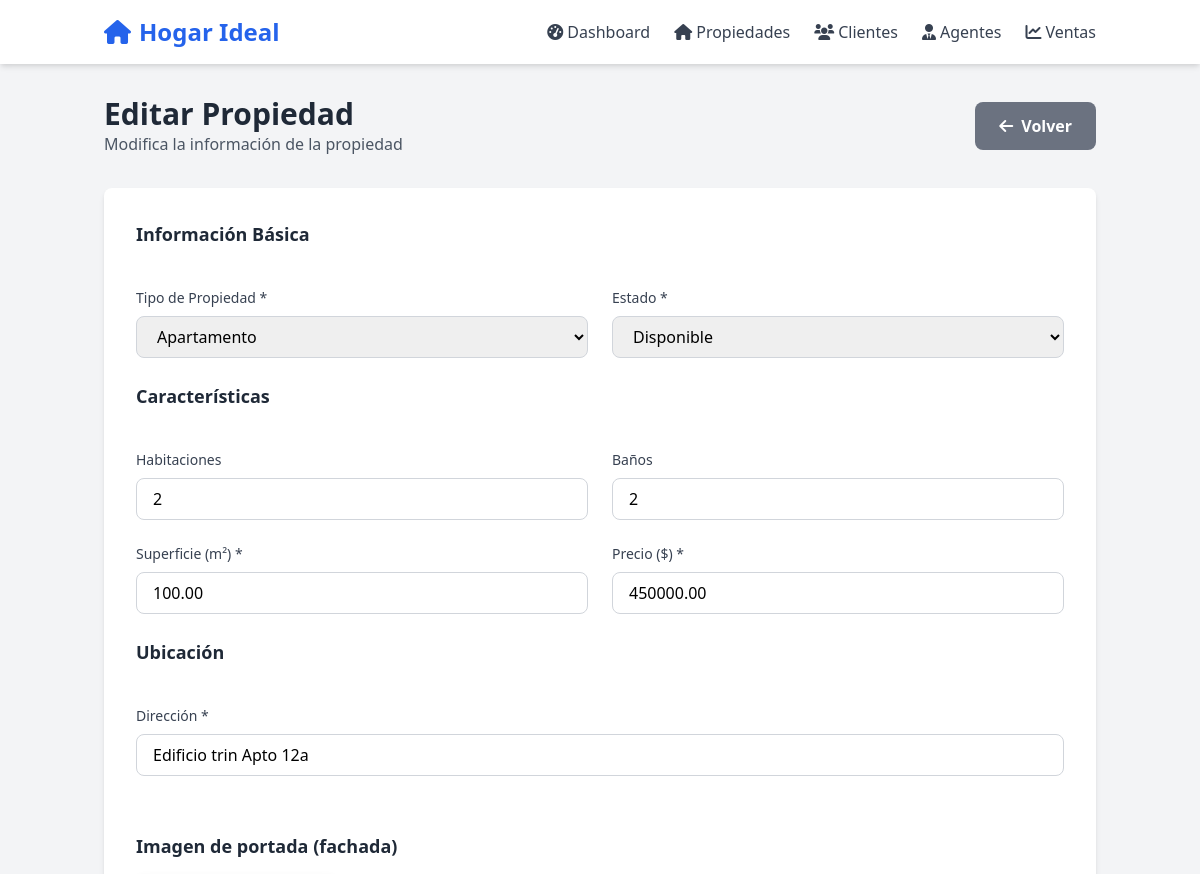
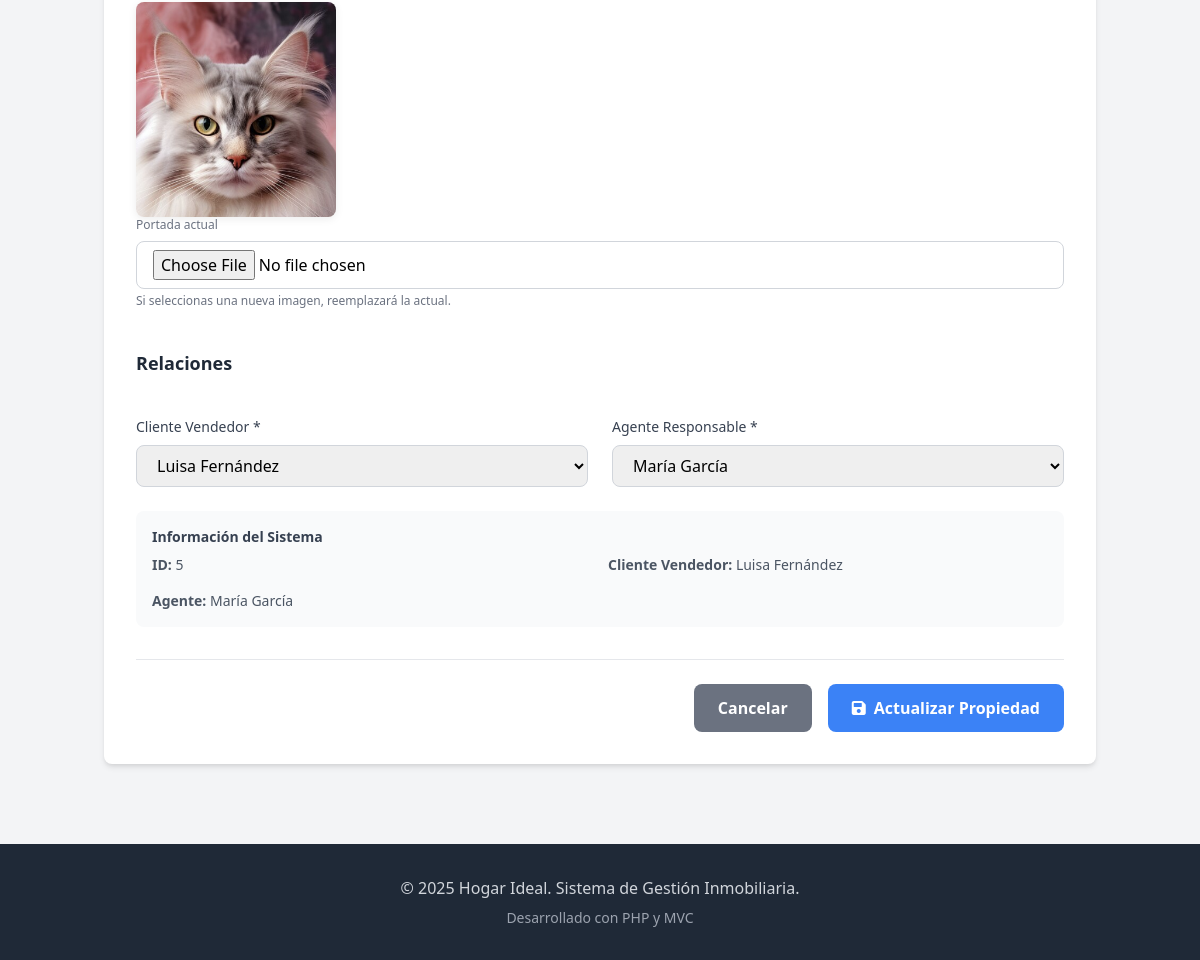
The page /index.php?controller=propiedad&action=edit&id=5 on the database its author committed (2 pictures, top to bottom).
### tables this page shows
CREATE TABLE `propiedad` (
  `id_propiedad` int NOT NULL,
  `tipo` enum('casa','apartamento','terreno','local') NOT NULL,
  `direccion` varchar(200) NOT NULL,
  `habitaciones` int DEFAULT NULL,
  `banos` int DEFAULT NULL,
  `superficie` decimal(10,2) NOT NULL,
  `precio` decimal(12,2) NOT NULL,
  `portada` varchar(255) DEFAULT NULL,
  `estado` enum('disponible','vendida') DEFAULT 'disponible',
  `id_cliente_vendedor` int NOT NULL,
  `id_agente` int NOT NULL
);

CREATE TABLE `cliente` (
  `id_cliente` int NOT NULL,
  `nombre_completo` varchar(100) NOT NULL,
  `direccion` varchar(200) NOT NULL,
  `telefono` varchar(20) NOT NULL,
  `email` varchar(100) DEFAULT NULL,
  `tipo` enum('Comprador','Vendedor','Ambos') NOT NULL
);

CREATE TABLE `agente` (
  `id_agente` int NOT NULL,
  `nombre_completo` varchar(100) NOT NULL,
  `telefono` varchar(20) NOT NULL,
  `email` varchar(100) DEFAULT NULL,
  `zona_asignada` varchar(50) NOT NULL,
  `activo` tinyint(1) DEFAULT '1'
);

### controllers/PropiedadController.php (called while the page is built, shortened)
<?php
require_once 'models/Propiedad.php';
class PropiedadController {
    private $propiedadModel;
    public function __construct() {
        $this->propiedadModel = new Propiedad();
    }
    public function edit($id) {
        $propiedad = $this->propiedadModel->getById($id);
        $agentes = $this->propiedadModel->getAgentes();
        $clientesVendedores = $this->propiedadModel->getClientesVendedores();
        include 'views/propiedades/edit.php';
    }
}
?>

### includes/functions.php (called while the page is built, shortened)
<?php
function url($controller, $action = 'index', $id = null) {
    $url = "index.php?controller={$controller}&action={$action}";
    if ($id !== null) {
        $url .= "&id={$id}";
    }
    return $url;
}
?>

### models/Propiedad.php (called while the page is built, shortened)
<?php
require_once 'config/database.php';
class Propiedad {
    private $pdo;
    public function __construct() {
        global $pdo;
        $this->pdo = $pdo;
    }
    public function getById($id) {
        $stmt = $this->pdo->prepare("SELECT p.*, c.nombre_completo as cliente_vendedor, a.nombre_completo as agente_nombre
        FROM propiedad p
        LEFT JOIN cliente c ON p.id_cliente_vendedor = c.id_cliente
        LEFT JOIN agente a ON p.id_agente = a.id_agente
        WHERE p.id_propiedad = ?");
        $stmt->execute([$id]);
        return $stmt->fetch(PDO::FETCH_ASSOC);
    }
    public function getAgentes() {
        $stmt = $this->pdo->query("SELECT id_agente, nombre_completo FROM agente ORDER BY nombre_completo");
        return $stmt->fetchAll(PDO::FETCH_ASSOC);
    }
    public function getClientesVendedores() {
        $stmt = $this->pdo->query("SELECT id_cliente, nombre_completo FROM cliente WHERE tipo IN ('Vendedor', 'Ambos') ORDER BY nombre_completo");
        return $stmt->fetchAll(PDO::FETCH_ASSOC);
    }
}
?>

### views/propiedades/edit.php (the view, shortened to what this page needs)
<div class="container mx-auto px-4 py-8">
    <div class="flex justify-between items-center mb-8">
        <div>
            <h1 class="text-3xl font-bold text-gray-800">Editar Propiedad</h1>
            <p class="text-gray-600">Modifica la información de la propiedad</p>
        </div>
        <a href="<?= url('propiedad', 'index') ?>"
        class="bg-gray-500 hover:bg-gray-600 text-white px-6 py-3 rounded-lg font-semibold transition-colors">
            <i class="fas fa-arrow-left mr-2"></i>Volver
        </a>
    </div>
    <div class="bg-white rounded-lg shadow-md p-8">
        <form method="POST" action="<?= url('propiedad', 'update', $propiedad['id_propiedad']) ?>" enctype="multipart/form-data">
            <div class="grid grid-cols-1 md:grid-cols-2 gap-6">
                <div class="md:col-span-2">
                    <h3 class="text-lg font-semibold text-gray-800 mb-4">Información Básica</h3>
                </div>
                <div>
                    <label for="tipo" class="block text-sm font-medium text-gray-700 mb-2">Tipo de Propiedad *</label>
                    <select id="tipo" name="tipo" required
                            class="w-full border border-gray-300 rounded-lg px-4 py-2 focus:outline-none focus:ring-2 focus:ring-blue-500">
                        <option value="apartamento" <?php echo $propiedad['tipo'] === 'apartamento' ? 'selected' : ''; ?>>Apartamento</option>
                    </select>
                </div>
                <div>
                    <label for="estado" class="block text-sm font-medium text-gray-700 mb-2">Estado *</label>
                    <select id="estado" name="estado" required
                            class="w-full border border-gray-300 rounded-lg px-4 py-2 focus:outline-none focus:ring-2 focus:ring-blue-500">
                        <option value="disponible" <?php echo $propiedad['estado'] === 'disponible' ? 'selected' : ''; ?>>Disponible</option>
                    </select>
                </div>
                <div class="md:col-span-2">
                    <h3 class="text-lg font-semibold text-gray-800 mb-4">Características</h3>
                </div>
                <div>
                    <label for="habitaciones" class="block text-sm font-medium text-gray-700 mb-2">Habitaciones</label>
                    <input type="number" id="habitaciones" name="habitaciones" min="0"
                        value="<?php echo $propiedad['habitaciones']; ?>"
                        class="w-full border border-gray-300 rounded-lg px-4 py-2 focus:outline-none focus:ring-2 focus:ring-blue-500">
                </div>
                <div>
                    <label for="banos" class="block text-sm font-medium text-gray-700 mb-2">Baños</label>
                    <input type="number" id="banos" name="banos" min="0"
                        value="<?php echo $propiedad['banos']; ?>"
                        class="w-full border border-gray-300 rounded-lg px-4 py-2 focus:outline-none focus:ring-2 focus:ring-blue-500">
                </div>
                <div>
                    <label for="superficie" class="block text-sm font-medium text-gray-700 mb-2">Superficie (m²) *</label>
                    <input type="number" id="superficie" name="superficie" min="0" step="0.01" required
                        value="<?php echo $propiedad['superficie']; ?>"
                        class="w-full border border-gray-300 rounded-lg px-4 py-2 focus:outline-none focus:ring-2 focus:ring-blue-500"
                        placeholder="0.00">
                </div>
                <div>
                    <label for="precio" class="block text-sm font-medium text-gray-700 mb-2">Precio ($) *</label>
                    <input type="number" id="precio" name="precio" min="0" step="0.01" required
                        value="<?php echo $propiedad['precio']; ?>"
                        class="w-full border border-gray-300 rounded-lg px-4 py-2 focus:outline-none focus:ring-2 focus:ring-blue-500"
                        placeholder="0.00">
                </div>
                <div class="md:col-span-2">
                    <h3 class="text-lg font-semibold text-gray-800 mb-4">Ubicación</h3>
                </div>
                <div class="md:col-span-2">
                    <label for="direccion" class="block text-sm font-medium text-gray-700 mb-2">Dirección *</label>
                    <input type="text" id="direccion" name="direccion" required
                        value="<?php echo htmlspecialchars($propiedad['direccion']); ?>"
                        class="w-full border border-gray-300 rounded-lg px-4 py-2 focus:outline-none focus:ring-2 focus:ring-blue-500"
                        placeholder="Calle, número, colonia">
                </div>
                <div class="md:col-span-2 mt-8 mb-4">
                    <h3 class="text-lg font-semibold text-gray-800 mb-4">Imagen de portada (fachada)</h3>
                    <?php if (!empty($propiedad['portada'])): ?>
                        <div class="mb-2">
                            <img src="<?php echo htmlspecialchars($propiedad['portada']); ?>" alt="Portada actual" style="max-width: 200px; border-radius: 8px; box-shadow: 0 2px 8px rgba(0,0,0,0.08);">
                            <div class="text-xs text-gray-500">Portada actual</div>
                        </div>
                    <?php endif; ?>
                    <input type="file" id="portada" name="portada" accept="image/*" class="w-full border border-gray-300 rounded-lg px-4 py-2 focus:outline-none focus:ring-2 focus:ring-blue-500">
                    <div class="text-xs text-gray-500 mt-1">Si seleccionas una nueva imagen, reemplazará la actual.</div>
                </div>
                <div class="md:col-span-2">
                    <h3 class="text-lg font-semibold text-gray-800 mb-4">Relaciones</h3>
                </div>
                <div>
                    <label for="id_cliente_vendedor" class="block text-sm font-medium text-gray-700 mb-2">Cliente Vendedor *</label>
                    <select id="id_cliente_vendedor" name="id_cliente_vendedor" required
                            class="w-full border border-gray-300 rounded-lg px-4 py-2 focus:outline-none focus:ring-2 focus:ring-blue-500">
                        <?php foreach ($clientesVendedores as $cliente): ?>
                            <option value="<?php echo $cliente['id_cliente']; ?>"
                                    <?php echo $propiedad['id_cliente_vendedor'] == $cliente['id_cliente'] ? 'selected' : ''; ?>>
                                <?php echo htmlspecialchars($cliente['nombre_completo']); ?>
                            </option>
                        <?php endforeach; ?>
                    </select>
                </div>
                <div>
                    <label for="id_agente" class="block text-sm font-medium text-gray-700 mb-2">Agente Responsable *</label>
                    <select id="id_agente" name="id_agente" required
                            class="w-full border border-gray-300 rounded-lg px-4 py-2 focus:outline-none focus:ring-2 focus:ring-blue-500">
                        <?php foreach ($agentes as $agente): ?>
                            <option value="<?php echo $agente['id_agente']; ?>"
                                    <?php echo $propiedad['id_agente'] == $agente['id_agente'] ? 'selected' : ''; ?>>
                                <?php echo htmlspecialchars($agente['nombre_completo']); ?>
                            </option>
                        <?php endforeach; ?>
                    </select>
                </div>
            </div>
            <div class="mt-6 p-4 bg-gray-50 rounded-lg">
                <h4 class="text-sm font-semibold text-gray-700 mb-2">Información del Sistema</h4>
                <div class="grid grid-cols-1 md:grid-cols-2 gap-4 text-sm text-gray-600">
                    <div>
                        <strong>ID:</strong> <?php echo $propiedad['id_propiedad']; ?>
                    </div>
                    <div>
                        <strong>Cliente Vendedor:</strong> <?php echo htmlspecialchars($propiedad['cliente_vendedor'] ?? 'N/A'); ?>
                    </div>
                    <div>
                        <strong>Agente:</strong> <?php echo htmlspecialchars($propiedad['agente_nombre'] ?? 'N/A'); ?>
                    </div>
                </div>
            </div>
            <div class="flex justify-end space-x-4 mt-8 pt-6 border-t border-gray-200">
                <a href="<?= url('propiedad', 'index') ?>"
                    class="bg-gray-500 hover:bg-gray-600 text-white px-6 py-3 rounded-lg font-semibold transition-colors">
                    Cancelar
                </a>
                <button type="submit"
                        class="bg-blue-500 hover:bg-blue-600 text-white px-6 py-3 rounded-lg font-semibold transition-colors">
                    <i class="fas fa-save mr-2"></i>Actualizar Propiedad
                </button>
            </div>
        </form>
    </div>
</div>
<?php
include 'views/layouts/main.php';
?>

### rows shown on the page
propiedad: tipo "Apartamento", estado "Disponible", habitaciones "2", banos "2", superficie "100.00", precio "450000.00", direccion "Edificio trin Apto 12a", portada (picture), id_cliente_vendedor "Luisa Fernández", id_agente "María García", id_propiedad "5", id_cliente_vendedor.nombre_completo "Luisa Fernández", id_agente.nombre_completo "María García"
